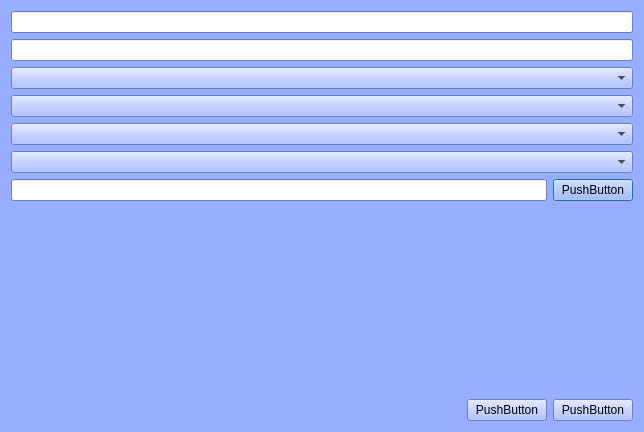
<?xml version="1.0" encoding="UTF-8"?>
<ui version="4.0">
 <class>addServiceDialog</class>
 <widget class="QDialog" name="addServiceDialog">
  <property name="windowModality">
   <enum>Qt::WindowModal</enum>
  </property>
  <property name="geometry">
   <rect>
    <x>0</x>
    <y>0</y>
    <width>644</width>
    <height>432</height>
   </rect>
  </property>
  <property name="palette">
   <palette>
    <active>
     <colorrole role="WindowText">
      <brush brushstyle="SolidPattern">
       <color alpha="255">
        <red>0</red>
        <green>0</green>
        <blue>0</blue>
       </color>
      </brush>
     </colorrole>
     <colorrole role="Button">
      <brush brushstyle="SolidPattern">
       <color alpha="255">
        <red>151</red>
        <green>174</green>
        <blue>255</blue>
       </color>
      </brush>
     </colorrole>
     <colorrole role="Light">
      <brush brushstyle="SolidPattern">
       <color alpha="255">
        <red>255</red>
        <green>255</green>
        <blue>255</blue>
       </color>
      </brush>
     </colorrole>
     <colorrole role="Midlight">
      <brush brushstyle="SolidPattern">
       <color alpha="255">
        <red>203</red>
        <green>214</green>
        <blue>255</blue>
       </color>
      </brush>
     </colorrole>
     <colorrole role="Dark">
      <brush brushstyle="SolidPattern">
       <color alpha="255">
        <red>75</red>
        <green>87</green>
        <blue>127</blue>
       </color>
      </brush>
     </colorrole>
     <colorrole role="Mid">
      <brush brushstyle="SolidPattern">
       <color alpha="255">
        <red>101</red>
        <green>116</green>
        <blue>170</blue>
       </color>
      </brush>
     </colorrole>
     <colorrole role="Text">
      <brush brushstyle="SolidPattern">
       <color alpha="255">
        <red>0</red>
        <green>0</green>
        <blue>0</blue>
       </color>
      </brush>
     </colorrole>
     <colorrole role="BrightText">
      <brush brushstyle="SolidPattern">
       <color alpha="255">
        <red>255</red>
        <green>255</green>
        <blue>255</blue>
       </color>
      </brush>
     </colorrole>
     <colorrole role="ButtonText">
      <brush brushstyle="SolidPattern">
       <color alpha="255">
        <red>0</red>
        <green>0</green>
        <blue>0</blue>
       </color>
      </brush>
     </colorrole>
     <colorrole role="Base">
      <brush brushstyle="SolidPattern">
       <color alpha="255">
        <red>255</red>
        <green>255</green>
        <blue>255</blue>
       </color>
      </brush>
     </colorrole>
     <colorrole role="Window">
      <brush brushstyle="SolidPattern">
       <color alpha="255">
        <red>151</red>
        <green>174</green>
        <blue>255</blue>
       </color>
      </brush>
     </colorrole>
     <colorrole role="Shadow">
      <brush brushstyle="SolidPattern">
       <color alpha="255">
        <red>0</red>
        <green>0</green>
        <blue>0</blue>
       </color>
      </brush>
     </colorrole>
     <colorrole role="AlternateBase">
      <brush brushstyle="SolidPattern">
       <color alpha="255">
        <red>203</red>
        <green>214</green>
        <blue>255</blue>
       </color>
      </brush>
     </colorrole>
     <colorrole role="ToolTipBase">
      <brush brushstyle="SolidPattern">
       <color alpha="255">
        <red>255</red>
        <green>255</green>
        <blue>220</blue>
       </color>
      </brush>
     </colorrole>
     <colorrole role="ToolTipText">
      <brush brushstyle="SolidPattern">
       <color alpha="255">
        <red>0</red>
        <green>0</green>
        <blue>0</blue>
       </color>
      </brush>
     </colorrole>
     <colorrole role="PlaceholderText">
      <brush brushstyle="SolidPattern">
       <color alpha="127">
        <red>0</red>
        <green>0</green>
        <blue>0</blue>
       </color>
      </brush>
     </colorrole>
     <colorrole role="Accent">
      <brush brushstyle="SolidPattern">
       <color alpha="255">
        <red>255</red>
        <green>255</green>
        <blue>255</blue>
       </color>
      </brush>
     </colorrole>
    </active>
    <inactive>
     <colorrole role="WindowText">
      <brush brushstyle="SolidPattern">
       <color alpha="255">
        <red>0</red>
        <green>0</green>
        <blue>0</blue>
       </color>
      </brush>
     </colorrole>
     <colorrole role="Button">
      <brush brushstyle="SolidPattern">
       <color alpha="255">
        <red>151</red>
        <green>174</green>
        <blue>255</blue>
       </color>
      </brush>
     </colorrole>
     <colorrole role="Light">
      <brush brushstyle="SolidPattern">
       <color alpha="255">
        <red>255</red>
        <green>255</green>
        <blue>255</blue>
       </color>
      </brush>
     </colorrole>
     <colorrole role="Midlight">
      <brush brushstyle="SolidPattern">
       <color alpha="255">
        <red>203</red>
        <green>214</green>
        <blue>255</blue>
       </color>
      </brush>
     </colorrole>
     <colorrole role="Dark">
      <brush brushstyle="SolidPattern">
       <color alpha="255">
        <red>75</red>
        <green>87</green>
        <blue>127</blue>
       </color>
      </brush>
     </colorrole>
     <colorrole role="Mid">
      <brush brushstyle="SolidPattern">
       <color alpha="255">
        <red>101</red>
        <green>116</green>
        <blue>170</blue>
       </color>
      </brush>
     </colorrole>
     <colorrole role="Text">
      <brush brushstyle="SolidPattern">
       <color alpha="255">
        <red>0</red>
        <green>0</green>
        <blue>0</blue>
       </color>
      </brush>
     </colorrole>
     <colorrole role="BrightText">
      <brush brushstyle="SolidPattern">
       <color alpha="255">
        <red>255</red>
        <green>255</green>
        <blue>255</blue>
       </color>
      </brush>
     </colorrole>
     <colorrole role="ButtonText">
      <brush brushstyle="SolidPattern">
       <color alpha="255">
        <red>0</red>
        <green>0</green>
        <blue>0</blue>
       </color>
      </brush>
     </colorrole>
     <colorrole role="Base">
      <brush brushstyle="SolidPattern">
       <color alpha="255">
        <red>255</red>
        <green>255</green>
        <blue>255</blue>
       </color>
      </brush>
     </colorrole>
     <colorrole role="Window">
      <brush brushstyle="SolidPattern">
       <color alpha="255">
        <red>151</red>
        <green>174</green>
        <blue>255</blue>
       </color>
      </brush>
     </colorrole>
     <colorrole role="Shadow">
      <brush brushstyle="SolidPattern">
       <color alpha="255">
        <red>0</red>
        <green>0</green>
        <blue>0</blue>
       </color>
      </brush>
     </colorrole>
     <colorrole role="AlternateBase">
      <brush brushstyle="SolidPattern">
       <color alpha="255">
        <red>203</red>
        <green>214</green>
        <blue>255</blue>
       </color>
      </brush>
     </colorrole>
     <colorrole role="ToolTipBase">
      <brush brushstyle="SolidPattern">
       <color alpha="255">
        <red>255</red>
        <green>255</green>
        <blue>220</blue>
       </color>
      </brush>
     </colorrole>
     <colorrole role="ToolTipText">
      <brush brushstyle="SolidPattern">
       <color alpha="255">
        <red>0</red>
        <green>0</green>
        <blue>0</blue>
       </color>
      </brush>
     </colorrole>
     <colorrole role="PlaceholderText">
      <brush brushstyle="SolidPattern">
       <color alpha="127">
        <red>0</red>
        <green>0</green>
        <blue>0</blue>
       </color>
      </brush>
     </colorrole>
     <colorrole role="Accent">
      <brush brushstyle="SolidPattern">
       <color alpha="255">
        <red>255</red>
        <green>255</green>
        <blue>255</blue>
       </color>
      </brush>
     </colorrole>
    </inactive>
    <disabled>
     <colorrole role="WindowText">
      <brush brushstyle="SolidPattern">
       <color alpha="255">
        <red>75</red>
        <green>87</green>
        <blue>127</blue>
       </color>
      </brush>
     </colorrole>
     <colorrole role="Button">
      <brush brushstyle="SolidPattern">
       <color alpha="255">
        <red>151</red>
        <green>174</green>
        <blue>255</blue>
       </color>
      </brush>
     </colorrole>
     <colorrole role="Light">
      <brush brushstyle="SolidPattern">
       <color alpha="255">
        <red>255</red>
        <green>255</green>
        <blue>255</blue>
       </color>
      </brush>
     </colorrole>
     <colorrole role="Midlight">
      <brush brushstyle="SolidPattern">
       <color alpha="255">
        <red>203</red>
        <green>214</green>
        <blue>255</blue>
       </color>
      </brush>
     </colorrole>
     <colorrole role="Dark">
      <brush brushstyle="SolidPattern">
       <color alpha="255">
        <red>75</red>
        <green>87</green>
        <blue>127</blue>
       </color>
      </brush>
     </colorrole>
     <colorrole role="Mid">
      <brush brushstyle="SolidPattern">
       <color alpha="255">
        <red>101</red>
        <green>116</green>
        <blue>170</blue>
       </color>
      </brush>
     </colorrole>
     <colorrole role="Text">
      <brush brushstyle="SolidPattern">
       <color alpha="255">
        <red>75</red>
        <green>87</green>
        <blue>127</blue>
       </color>
      </brush>
     </colorrole>
     <colorrole role="BrightText">
      <brush brushstyle="SolidPattern">
       <color alpha="255">
        <red>255</red>
        <green>255</green>
        <blue>255</blue>
       </color>
      </brush>
     </colorrole>
     <colorrole role="ButtonText">
      <brush brushstyle="SolidPattern">
       <color alpha="255">
        <red>75</red>
        <green>87</green>
        <blue>127</blue>
       </color>
      </brush>
     </colorrole>
     <colorrole role="Base">
      <brush brushstyle="SolidPattern">
       <color alpha="255">
        <red>151</red>
        <green>174</green>
        <blue>255</blue>
       </color>
      </brush>
     </colorrole>
     <colorrole role="Window">
      <brush brushstyle="SolidPattern">
       <color alpha="255">
        <red>151</red>
        <green>174</green>
        <blue>255</blue>
       </color>
      </brush>
     </colorrole>
     <colorrole role="Shadow">
      <brush brushstyle="SolidPattern">
       <color alpha="255">
        <red>0</red>
        <green>0</green>
        <blue>0</blue>
       </color>
      </brush>
     </colorrole>
     <colorrole role="AlternateBase">
      <brush brushstyle="SolidPattern">
       <color alpha="255">
        <red>151</red>
        <green>174</green>
        <blue>255</blue>
       </color>
      </brush>
     </colorrole>
     <colorrole role="ToolTipBase">
      <brush brushstyle="SolidPattern">
       <color alpha="255">
        <red>255</red>
        <green>255</green>
        <blue>220</blue>
       </color>
      </brush>
     </colorrole>
     <colorrole role="ToolTipText">
      <brush brushstyle="SolidPattern">
       <color alpha="255">
        <red>0</red>
        <green>0</green>
        <blue>0</blue>
       </color>
      </brush>
     </colorrole>
     <colorrole role="PlaceholderText">
      <brush brushstyle="SolidPattern">
       <color alpha="127">
        <red>75</red>
        <green>87</green>
        <blue>127</blue>
       </color>
      </brush>
     </colorrole>
     <colorrole role="Accent">
      <brush brushstyle="SolidPattern">
       <color alpha="255">
        <red>227</red>
        <green>234</green>
        <blue>255</blue>
       </color>
      </brush>
     </colorrole>
    </disabled>
   </palette>
  </property>
  <property name="windowTitle">
   <string>Add Service Dialog</string>
  </property>
  <property name="autoFillBackground">
   <bool>false</bool>
  </property>
  <layout class="QGridLayout" name="gridLayout">
   <item row="0" column="0">
    <layout class="QVBoxLayout" name="verticalLayout" stretch="0,0,0,0,0,0,0">
     <item>
      <widget class="QLineEdit" name="lineEdit"/>
     </item>
     <item>
      <widget class="QLineEdit" name="lineEdit_2"/>
     </item>
     <item>
      <widget class="QComboBox" name="comboBox"/>
     </item>
     <item>
      <widget class="QComboBox" name="comboBox_2"/>
     </item>
     <item>
      <widget class="QComboBox" name="comboBox_3"/>
     </item>
     <item>
      <widget class="QComboBox" name="comboBox_4"/>
     </item>
     <item>
      <layout class="QHBoxLayout" name="horizontalLayout_2" stretch="0,0">
       <property name="sizeConstraint">
        <enum>QLayout::SetDefaultConstraint</enum>
       </property>
       <item>
        <widget class="QLineEdit" name="lineEdit_3">
         <property name="sizePolicy">
          <sizepolicy hsizetype="Expanding" vsizetype="Fixed">
           <horstretch>0</horstretch>
           <verstretch>0</verstretch>
          </sizepolicy>
         </property>
        </widget>
       </item>
       <item>
        <widget class="QPushButton" name="pushButton_3">
         <property name="text">
          <string>PushButton</string>
         </property>
        </widget>
       </item>
      </layout>
     </item>
    </layout>
   </item>
   <item row="2" column="0">
    <layout class="QHBoxLayout" name="horizontalLayout">
     <item>
      <spacer name="horizontalSpacer">
       <property name="orientation">
        <enum>Qt::Horizontal</enum>
       </property>
       <property name="sizeHint" stdset="0">
        <size>
         <width>40</width>
         <height>20</height>
        </size>
       </property>
      </spacer>
     </item>
     <item>
      <widget class="QPushButton" name="pushButton">
       <property name="sizePolicy">
        <sizepolicy hsizetype="Minimum" vsizetype="Fixed">
         <horstretch>0</horstretch>
         <verstretch>0</verstretch>
        </sizepolicy>
       </property>
       <property name="text">
        <string>PushButton</string>
       </property>
      </widget>
     </item>
     <item>
      <widget class="QPushButton" name="pushButton_2">
       <property name="sizePolicy">
        <sizepolicy hsizetype="Minimum" vsizetype="Fixed">
         <horstretch>0</horstretch>
         <verstretch>0</verstretch>
        </sizepolicy>
       </property>
       <property name="text">
        <string>PushButton</string>
       </property>
      </widget>
     </item>
    </layout>
   </item>
   <item row="1" column="0">
    <spacer name="verticalSpacer">
     <property name="orientation">
      <enum>Qt::Vertical</enum>
     </property>
     <property name="sizeType">
      <enum>QSizePolicy::Expanding</enum>
     </property>
     <property name="sizeHint" stdset="0">
      <size>
       <width>20</width>
       <height>40</height>
      </size>
     </property>
    </spacer>
   </item>
  </layout>
 </widget>
 <resources/>
 <connections/>
</ui>
